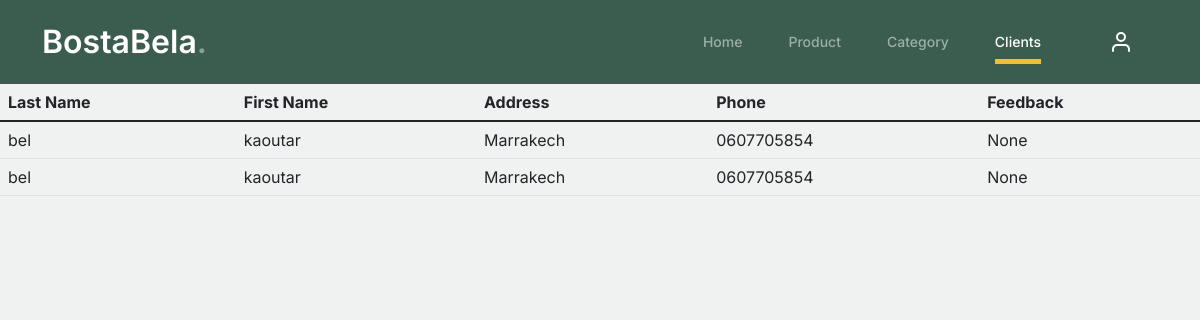
/client/, run on an earlier commit of the app's database.
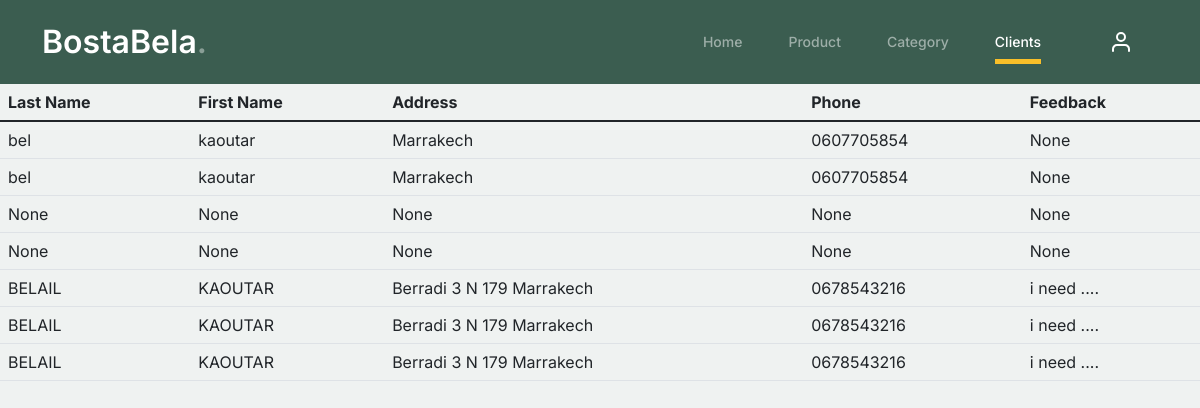
And on a later commit of the database.
### bi3smart/models.py (models this page shows)
class Client(models.Model):
    idCli = models.AutoField(primary_key=True)
    nom = models.CharField(max_length=150, blank=True, null=True)
    prenom = models.CharField(max_length=150, blank=True, null=True)
    adresse = models.CharField(max_length=150,blank=True,null=True)
    télé = models.CharField(max_length=10, blank=True, null=True)
    message = models.CharField(max_length=10, blank=True, null=True)

### bi3smart/views.py (the view)
# urls.py: path('client/',ClientViews.client, name='client'),
    def client(request):
        clients = Client.objects.all()  # Retrieve all Produit objects
        return render(request, 'client.html', {'clients': clients})

### bi3smart/templates/client.html (shortened to what this page needs)
<head>
    {% load static %}
          <link href="{% static 'css/bootstrap.min.css' %}" rel="stylesheet">
          <link href="https://cdnjs.cloudflare.com/ajax/libs/font-awesome/6.0.0-beta3/css/all.min.css" rel="stylesheet">
          <link href="{% static 'css/tiny-slider.css' %}" rel="stylesheet">
          <link href="{% static 'css/style.css' %}" rel="stylesheet">
          <link rel="stylesheet" href="https://cdnjs.cloudflareFurni Free Bootstrap 5 Template for Furniture and Interior Design Websites by Untree.co.com/ajax/libs/font-awesome/6.4.2/css/all.min.css">
      </head>
      <body>
          <nav class="custom-navbar navbar navbar navbar-expand-md navbar-dark bg-dark" arial-label="Furni navigation bar">
              <div class="container">
                  <a class="navbar-brand" href="/indexAdmin/">BostaBela<span>.</span></a>
                  <div class="collapse navbar-collapse" id="navbarsFurni">
                      <ul class="custom-navbar-nav navbar-nav ms-auto mb-2 mb-md-0">
                          <li ><a class="nav-link" href="/indexAdmin/">Home</a></li>
                          <li><a class="nav-link" href="/produit/">Product</a></li>
                          <li><a class="nav-link" href="/category/">Category</a></li>
                          <li class="nav-item active"><a class="nav-link " href="/client/">Clients</a></li>
                      </ul>
                      <ul class="custom-navbar-cta navbar-nav mb-2 mb-md-0 ms-5">
                          <li><a class="nav-link" href="/login/">
                            <img src="{% static 'images/user.svg' %}">
                        </a></li>
                      </ul>
                  </div>
              </div>
          </nav>
<table class="table">
    <thead>
        <tr>
            <th>Last Name</th>
            <th>First Name</th>
            <th>Address</th>
            <th>Phone</th>
            <th>Feedback</th>
        </tr>
    </thead>
    <tbody>
        {% for client in clients %}
        <tr>
            <td>{{ client.nom }}</td>
            <td>{{ client.prenom  }}</td>
            <td>{{ client.adresse }}</td>
            <td>{{ client.télé  }}</td>
            <td>{{ client.message  }}</td>
        </tr>
        {% endfor %}
    </tbody>
</table>

What changed in the data, as far as the page shows it:
added Client: nom "None", prenom "None", adresse "None", télé "None", message "None"
added Client: nom "None", prenom "None", adresse "None", télé "None", message "None"
added Client: nom "BELAIL", prenom "KAOUTAR", adresse "Berradi 3 N 179 Marrakech", télé "0678543216", message "i need ...."
added Client: nom "BELAIL", prenom "KAOUTAR", adresse "Berradi 3 N 179 Marrakech", télé "0678543216", message "i need ...."
added Client: nom "BELAIL", prenom "KAOUTAR", adresse "Berradi 3 N 179 Marrakech", télé "0678543216", message "i need ...."
